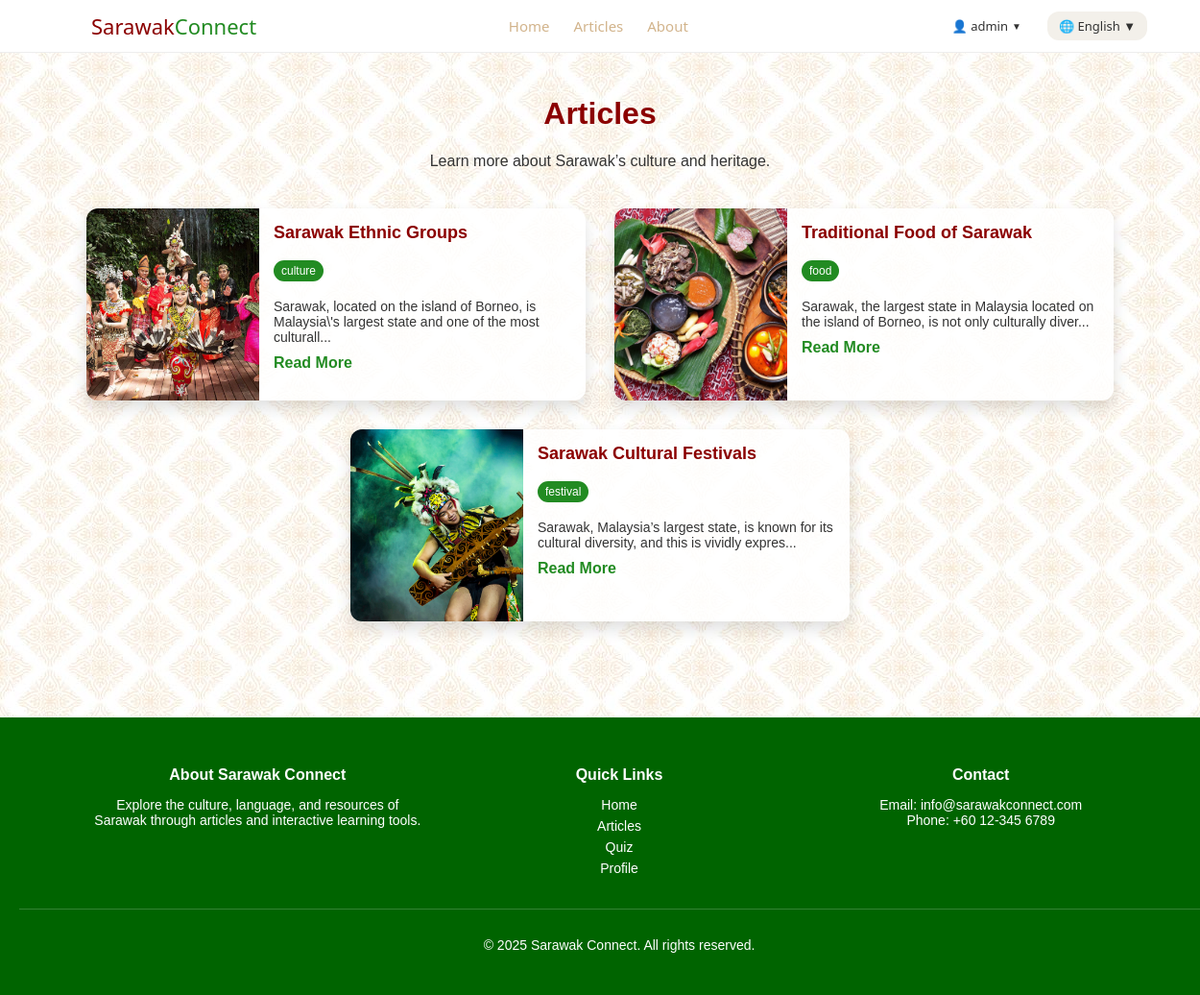
The app's page /articles.php (signed in) with its own data.
### tables this page shows
CREATE TABLE `articles` (
  `id` int(11) NOT NULL,
  `image` varchar(255) DEFAULT NULL,
  `tag` varchar(50) DEFAULT NULL,
  `title_en` varchar(255) DEFAULT NULL,
  `title_my` varchar(255) DEFAULT NULL,
  `title_zh` varchar(255) DEFAULT NULL,
  `content_en` text DEFAULT NULL,
  `content_my` text DEFAULT NULL,
  `content_zh` text DEFAULT NULL
);

### articles.php (the view, shortened to what this page needs)
<?php
include('includes/db_connect.php');
include('includes/header.php');
$lang = $_SESSION['lang'] ?? 'english';
$title_field = 'title_en';
$content_field = 'content_en';
$text = [
    'english' => ['title' => 'Articles', 'subtitle' => "Learn more about Sarawak’s culture and heritage.", 'read' => 'Read More'],
    'malay'   => ['title' => 'Artikel', 'subtitle' => "Ketahui lebih lanjut tentang budaya dan warisan Sarawak.", 'read' => 'Baca Lagi'],
    'mandarin'=> ['title' => '文章', 'subtitle' => "深入了解砂拉越的文化与遗产。", 'read' => '阅读更多']
];
$t = $text[$lang];
$query = "SELECT id, image, tag, $title_field AS title, $content_field AS content FROM articles";
$result = $conn->query($query);
?>
<div class="articles-page">
  <div class="articles-header">
    <h1><?php echo $t['title']; ?></h1>
    <p><?php echo $t['subtitle']; ?></p>
  </div>
  <div class="articles-list">
    <?php $delay = 0; ?>
    <?php while ($row = $result->fetch_assoc()): ?>
      <div class="article-card" style="animation-delay: <?php echo $delay; ?>s;">
        <img src="images/<?php echo htmlspecialchars($row['image']); ?>" alt="<?php echo htmlspecialchars($row['title']); ?>">
        <div class="article-content">
          <h3>
            <?php echo htmlspecialchars($row['title']); ?>
          </h3>
          <span class="article-tag"><?php echo htmlspecialchars($row['tag']); ?></span>
          <p><?php echo htmlspecialchars(substr($row['content'], 0, 100)) . '...'; ?></p>
          <a href="article.php?id=<?php echo $row['id']; ?>"><?php echo $t['read']; ?></a>
        </div>
      </div>
      <?php $delay += 0.1; ?>
    <?php endwhile; ?>
  </div>
</div>
<?php include('includes/footer.php'); ?>

### css/style.css (style rules this page uses)
body { font-family: Arial, sans-serif; background-color: #f5f5dc; background-image: url('../images/bg.jpg'); background-repeat: repeat; background-size: auto; margin: 0; padding: 0; min-height: 100vh; display: flex; flex-direction: column; }
html, body { height: 100%; margin: 0; padding: 0; flex-direction: column; }
.articles-page { padding: 60px 20px; max-width: 1100px; margin: auto; color: #222; }
.articles-header { text-align: center; margin-bottom: 40px; }
.articles-header h1 { font-size: 32px; color: #8B0000; }
.articles-header p { font-size: 16px; color: #333; }
.article-card { display: flex; flex-direction: row; background-color: rgba(255, 255, 255, 0.85); border-radius: 12px; overflow: hidden; box-shadow: 0 8px 16px rgba(0, 0, 0, 0.12); max-width: 520px; width: 100%; min-height: 200px; opacity: 0; transform: translateY(20px); animation: fadeInUp 0.6s ease forwards; }
.article-card img { width: 180px; height: 100%; object-fit: cover; }
.article-content { padding: 15px; flex: 1; }
.article-content h3 { margin-top: 0; font-size: 18px; color: #8B0000; display: flex; align-items: center; gap: 8px; }
.article-content p { font-size: 14px; margin: 10px 0; color: #333; }
.article-content a { color: forestgreen; font-weight: bold; text-decoration: none; }
.article-tag { display: inline-block; background-color: #228B22; color: white; font-size: 12px; padding: 4px 8px; border-radius: 20px; margin-bottom: 8px; }
.articles-list { display: flex; flex-wrap: wrap; gap: 20px; justify-content: center; }
.articles-list { margin-top: 10px; margin-bottom: 40px; display: flex; flex-wrap: wrap; justify-content: center; gap: 30px; width: 100%; max-width: 1100px; }

### records on screen
articles: image (picture), title_en "Sarawak Ethnic Groups", tag "culture", content_en "Sarawak, located on the island of Borneo, is Malaysia\\'s largest state and one of the most culturall"
articles: image (picture), title_en "Traditional Food of Sarawak", tag "food", content_en "Sarawak, the largest state in Malaysia located on the island of Borneo, is not only culturally diver"
articles: image (picture), title_en "Sarawak Cultural Festivals", tag "festival", content_en "Sarawak, Malaysia’s largest state, is known for its cultural diversity, and this is vividly expres"

### other values on screen
$nav['home'] "Home"
$nav['articles'] "Articles"
$nav['about'] "About"
$_SESSION['username'] "admin"
$lang "English"
$t['title'] "Articles"
$t['subtitle'] "Learn more about Sarawak’s culture and heritage."
$footer['about'] "About Sarawak Connect"
$footer['desc'] "Explore the culture, language, and resources of Sarawak through articles and interactive learning tools."
$footer['quick'] "Quick Links"
$nav['profile'] "Profile"
$footer['contact'] "Contact"
$footer['rights'] "All rights reserved."
